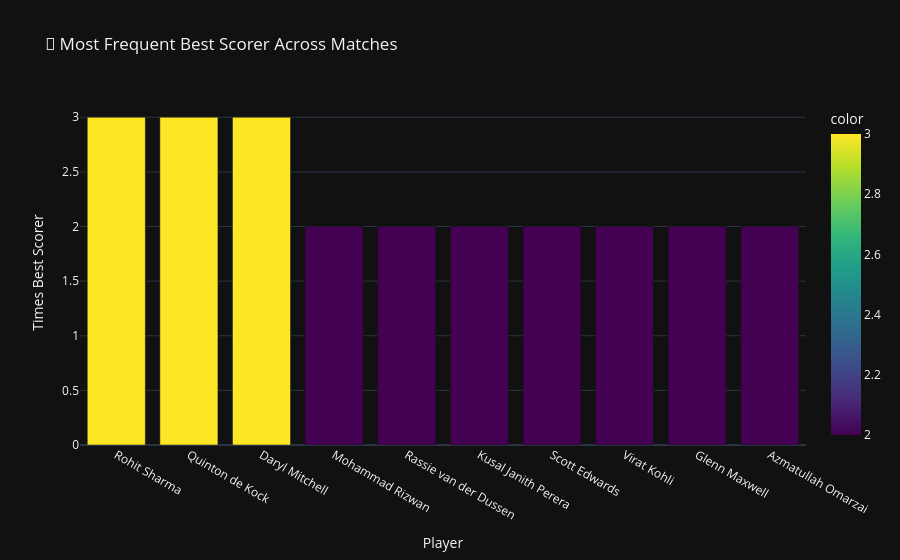

Source (notebook cell):
### Code cell
# ── Most frequent best scorer ──
top_scorer_counts = best_scorers['Batsman_Name'].value_counts().head(10)
print("\n🌟 Players who were the best scorer most often:\n")
print(top_scorer_counts.to_string())

fig = px.bar(x=top_scorer_counts.index, y=top_scorer_counts.values,
             labels={'x':'Player','y':'Times Best Scorer'},
             title='🏏 Most Frequent Best Scorer Across Matches',
             color=top_scorer_counts.values,
             color_continuous_scale='Viridis')
fig.update_layout(template='plotly_dark', showlegend=False)
fig.show()

### Figure 1 — Plotly figure (JSON) as saved in the notebook; plotly's stock layout.template omitted (floating-point values rounded to 4 significant figures)
{"data": [{"hovertemplate": "Player=%{x}<br>Times Best Scorer=%{y}<br>color=%{marker.color}<extra></extra>", "legendgroup": "", "marker": {"color": [3, 3, 3, 2, 2, 2, 2, 2, 2, 2], "coloraxis": "coloraxis", "pattern": {"shape": ""}}, "name": "", "orientation": "v", "showlegend": false, "textposition": "auto", "type": "bar", "x": ["Rohit Sharma", "Quinton de Kock", "Daryl Mitchell", "Mohammad Rizwan", "Rassie van der Dussen", "Kusal Janith Perera", "Scott Edwards", "Virat Kohli", "Glenn Maxwell", "Azmatullah Omarzai"], "xaxis": "x", "y": [3, 3, 3, 2, 2, 2, 2, 2, 2, 2], "yaxis": "y"}], "layout": {"barmode": "relative", "coloraxis": {"colorbar": {"title": {"text": "color"}}, "colorscale": [[0, "#440154"], [0.1111, "#482878"], [0.2222, "#3e4989"], [0.3333, "#31688e"], [0.4444, "#26828e"], [0.5556, "#1f9e89"], [0.6667, "#35b779"], [0.7778, "#6ece58"], [0.8889, "#b5de2b"], [1, "#fde725"]]}, "legend": {"tracegroupgap": 0}, "showlegend": false, "title": {"text": "🏏 Most Frequent Best Scorer Across Matches"}, "xaxis": {"anchor": "y", "domain": [0, 1], "title": {"text": "Player"}}, "yaxis": {"anchor": "x", "domain": [0, 1], "title": {"text": "Times Best Scorer"}}}}
